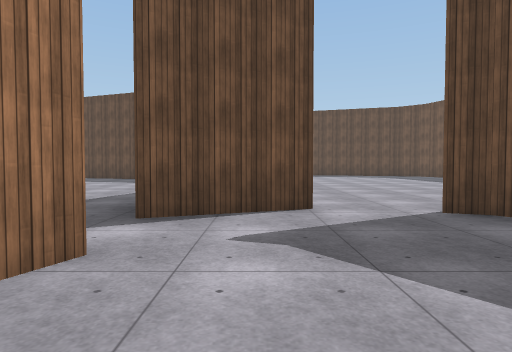
[1] (above)

17 first-person views from a walk through a scene from a Unity 3-D project. The camera is 1.3 m above the floor, tilts 2° down and sees 75° across. The floor is counted in squares, 2 m on a side. Each view is taken from the middle of a square. On the plan, view 1 faces up. The plan holds only what a view shows up to about 10 squares ahead; the rest is blank. The place goes on beyond the plan. The player character is not drawn. Door leaves are left out, so doorways stand open. Surface patterns are stand-ins for the level's own textures.

[2]
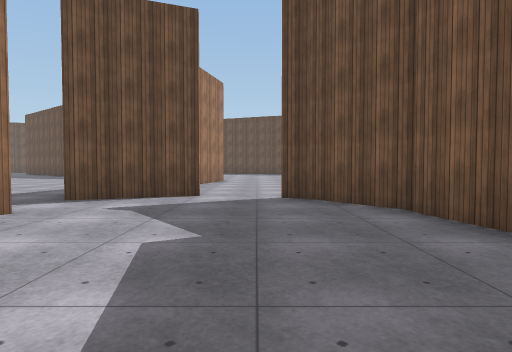

[3]
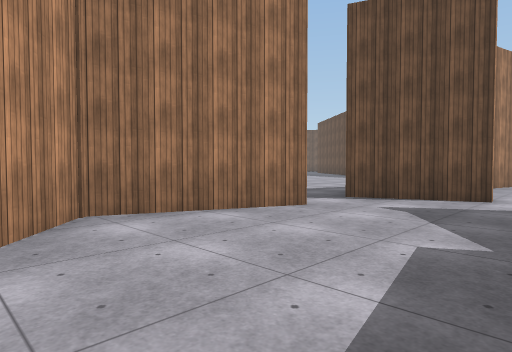

[4]
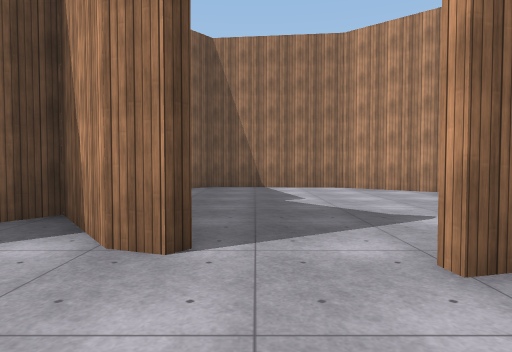

[5]
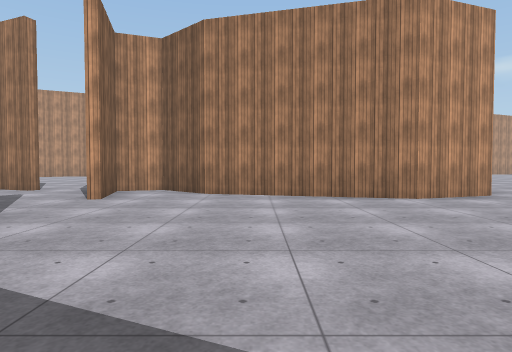

[6]
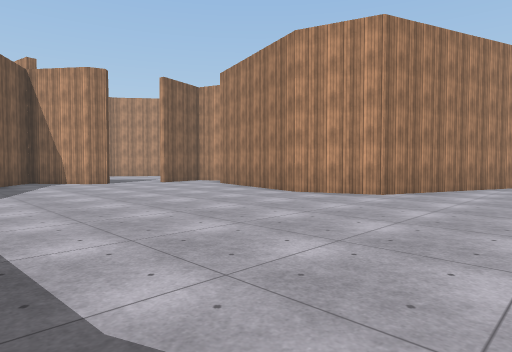

[7]
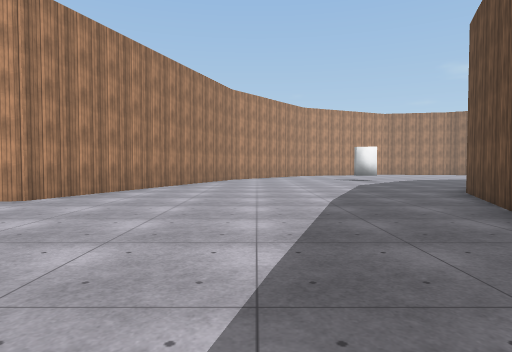

[8]
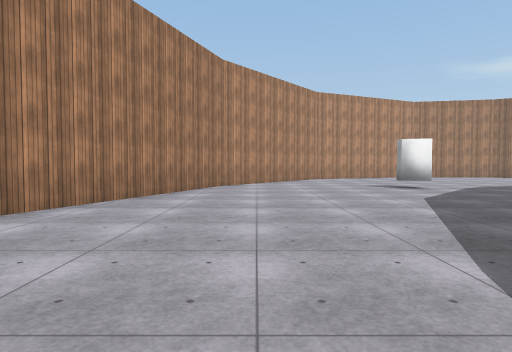

[9]
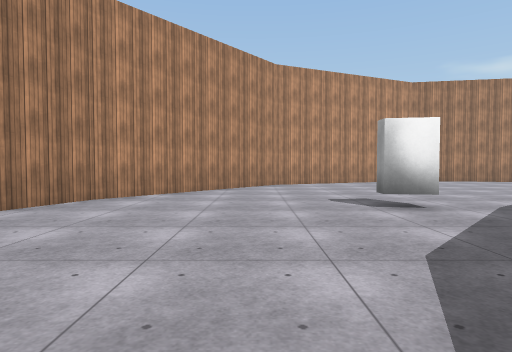

[10]
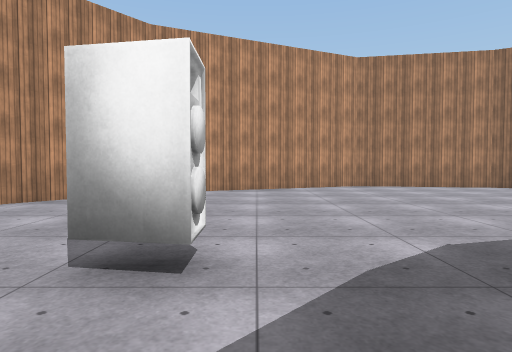

[11]
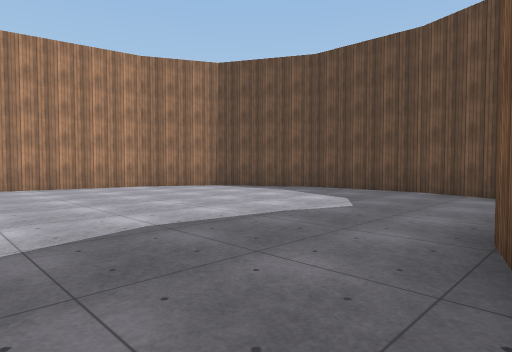

[12]
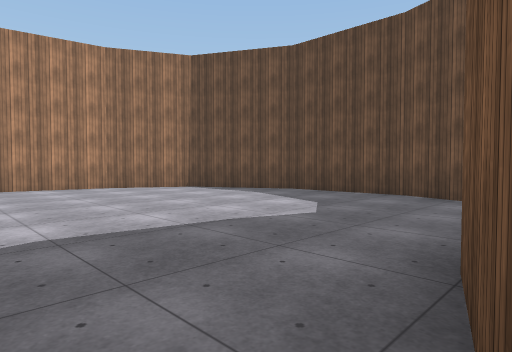

[13]
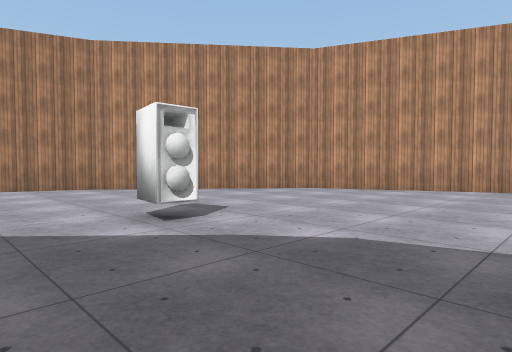

[14]
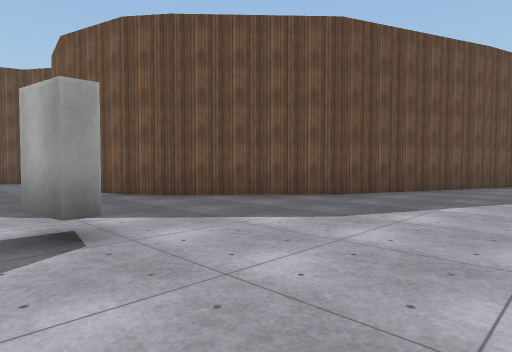

[15]
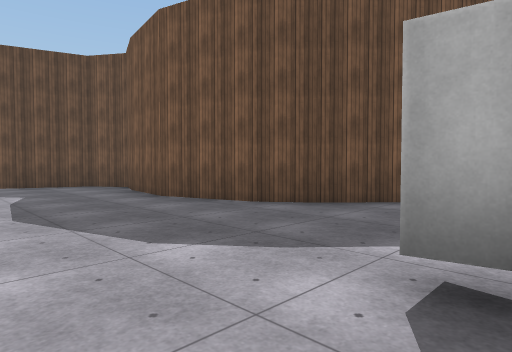

[16]
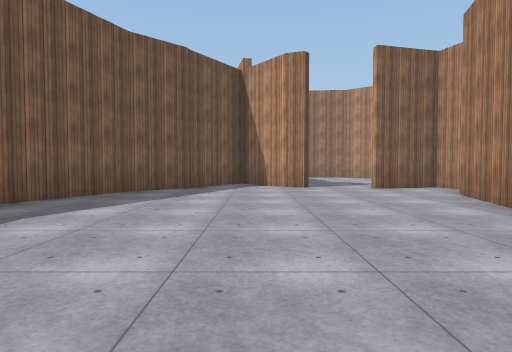

[17]
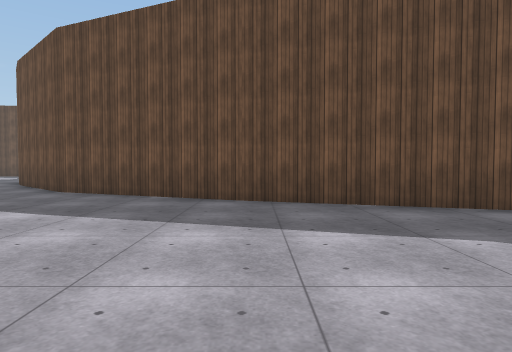

### Floor plan
Points are (right, up) in squares from view 1. A wall is a line through its corners. A room is listed if a view was taken in it or the views show most of it. See-through windows are left out.
Room 1 (views 1, 2, 3)
walls: (4.5, 1.1) (4.1, 2.5); (4.2, 2.7) (3, 4.3) (2.4, 4.5); (-1.2, 2.4) (-2.4, -0.6) (-0.4, -2.3) (3.2, -2.6) (3.8, -2); (0.8, 4.9) (-1.5, 4)
ways out: open door at (1.5, 5) to room 2; open door at (-1, 3)
Room 2 (views 4, 5, 6, 7, 8, 9, 10, 11, 12, 13, 14, 15, 16, 17)
walls: (-7.2, 20.8) (-7.4, 21.6) (-6.8, 21.6) (-7, 20.8); (-4.2, 24.2) (-4.9, 25.1) (-5.5, 27.2) (-5.3, 29.2); (2.8, 20) (-1.6, 21.8) (-4.3, 24.3); (6.7, 18.7) (2.7, 20); (-5.3, 29.1) (-4.8, 30.3) (-5.5, 31.4) (-7.8, 32.1) (-10.6, 32) (-13.2, 30.6) (-14.3, 28.5) (-14.9, 25) (-12.6, 19.6) (-8.1, 16) (0.1, 12.9) (0.7, 11) (-0.4, 6.9) (-1.4, 5.7) (-1.1, 4.6) (0.9, 5.1); (2.6, 4.6) (3.2, 4.4) (4.5, 2.7) (5.8, 4.7); (5.8, 4.9) (7, 6) (7.5, 7.1)
ways out: open door at (1.5, 5) to room 1

Where each view was taken, in squares from view 1:
view 1: 0 up, 0 right, facing up
view 2: 2 down, 2 right, facing up
view 3: 2 down, 2 right, facing up-left
view 4: 7 up, 2 right, facing down
view 5: 8 up, 7 right, facing left
view 6: 16 up, 7 right, facing down-left
view 7: 17 up, 6 right, facing left
view 8: 17 up, 2 right, facing left
view 9: 19 up, 2 left, facing left
view 10: 22 up, 5 left, facing left
view 11: 24 up, 5 left, facing up-left
view 12: 25 up, 5 left, facing up-left
view 13: 25 up, 5 left, facing down-left
view 14: 18 up, 8 left, facing up-right
view 15: 21 up, 9 left, facing up-right
view 16: 14 up, 4 right, facing down
view 17: 14 up, 3 right, facing up
